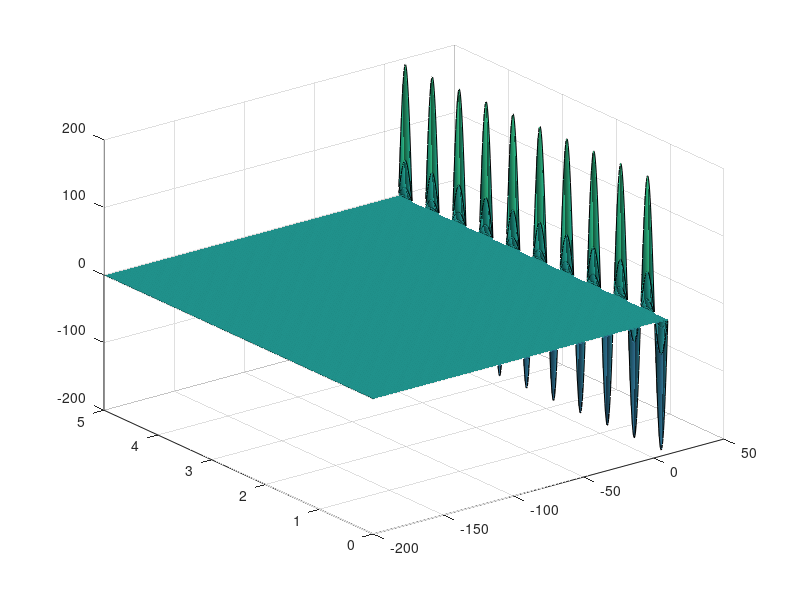

Write MATLAB code to recreate this figure.
x=-200:.1:10;
y=0:.01:5;
[X, Y]=meshgrid(x, y);
uxy=zeros(size(X));
for n=20
    cn= -5.284640398681613e-53;
    uxy=uxy+cn*exp(n*pi*X/5).*sin(n*pi*Y/5);
end
surf(X, Y, uxy)